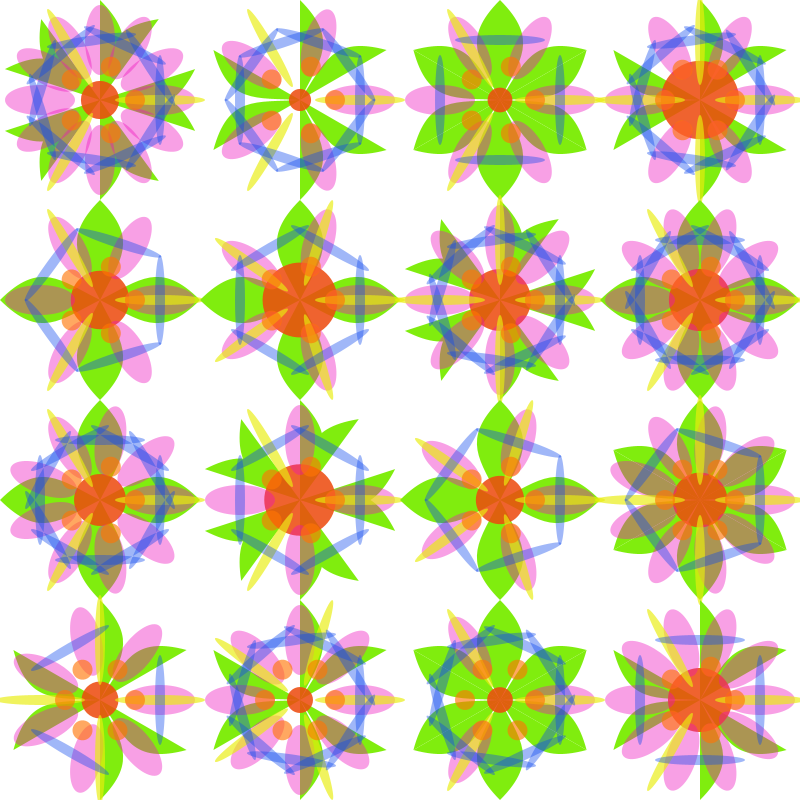
Frame 1 (no input)
Frame 60 (the mouse pressed at the canvas centre just before this capture): identical to frame 1, image omitted
Frame 120 (the mouse held since frame 60 and released just before this capture): identical to frame 1, image omitted

The Processing sketch that drew this single still picture (run headless with seeded random() and noise(); from frame 60 on, the mouse is pressed at the canvas centre):

// Processing sketch: processing_158682
// ── processing_158682.pde

//flowersForAlgebra
//pramaterizing flower patterns with code to create an infinite variation of blossoms

float posX, posY;
float centerSize;
float flowerSize = 200;
boolean randomize = true;

void setup() {
  size(800, 800);
  posX = width/2;
  posY = height/2;
  smooth();
}

void draw() {

  translate(flowerSize/2, flowerSize/2);

  if (randomize) {
    background(255);
    noStroke();
    for (int i = 0; i < width/flowerSize; i++) {
      for (int j = 0; j < height/flowerSize; j++) {
        posX = flowerSize * i;
        posY = flowerSize * j;
        sprigs(posX, posY, 3, 7, #80ED0E, 255, .20, .40, .40, .60);

        centerSize = random(flowerSize * .1, flowerSize * .45);
        center(posX, posY, centerSize, #ED4A0E, 220);

        innerRing(posX, posY, .70, .30, .60, 3, 13, #ED0EBD, 100);
        innerRing(posX, posY, .90, .10, .60, 3, 6, #E9ED0E, 170);
        innerRing(posX, posY, .10, .90, .60, 3, 13, #0E47ED, 100);
        innerRing(posX, posY, .20, .20, .35, 5, 7, #FF7403, 160);
      }
    }
    randomize = false;
  }
}

void mouseReleased() {
  randomize = !randomize;
}


void innerRing(float x, float y, float sizeW, float sizeH, float distFC, int lowCount, int highCount, color c, int alpha) {
  pushMatrix();
  pushStyle();
  translate(x, y);
  float ringCount = int(random(lowCount, highCount));
  fill(c, alpha);
  for (int i = 0; i < ringCount; i++) {
    ellipse(0 + (distFC * flowerSize/2), 0, sizeW * flowerSize/2, sizeH * flowerSize/2);
    rotate(radians(360/ringCount));
  }
  popMatrix();
  popStyle();
}

void center(float x, float y, float size, color c, int alpha) {
  pushMatrix();
  pushStyle();
  translate(x, y);
  fill(c, alpha);
  ellipse(0, 0, size, size);
  popMatrix();
  popStyle();
}

void sprigs(float x, float y, int lowCount, float highCount, color c, int alpha, float cp1, float cp2, float cp3, float cp4) {
  pushMatrix(); 
  pushStyle();
  translate(x, y);
  fill(c, alpha);
  float sprigCount = int(random(lowCount, highCount));
  for (int i = 0; i < sprigCount; i++) {
    bezier(0, 0, cp1 * flowerSize/2, cp2 * flowerSize/2, cp3 * flowerSize/2, cp4 * flowerSize/2, 0, flowerSize/2);
    bezier(0, 0, cp1 * flowerSize/2, -cp2 * flowerSize/2, cp3 * flowerSize/2, -cp4 * flowerSize/2, 0, -flowerSize/2);
    rotate(radians(360/sprigCount));
  }
  popMatrix();
  popStyle();
}
